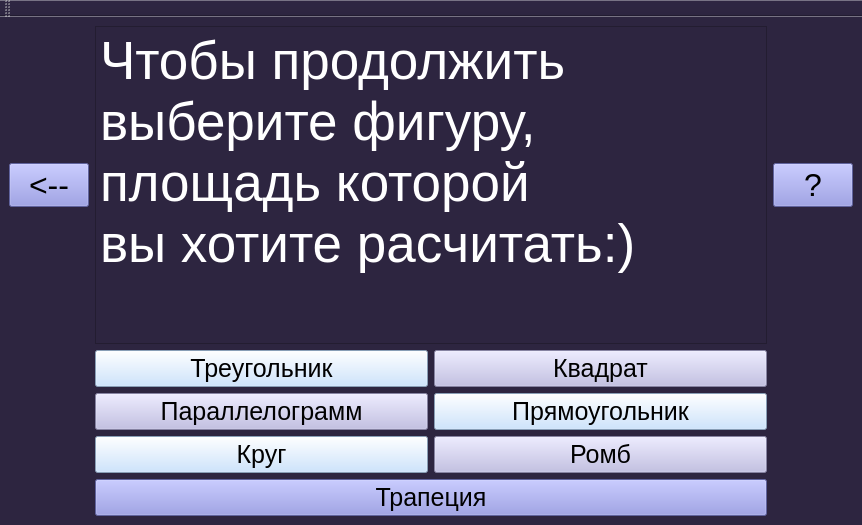
<?xml version="1.0" encoding="UTF-8"?>
<ui version="4.0">
 <class>MainWindow</class>
 <widget class="QMainWindow" name="MainWindow">
  <property name="geometry">
   <rect>
    <x>0</x>
    <y>0</y>
    <width>862</width>
    <height>525</height>
   </rect>
  </property>
  <property name="font">
   <font>
    <pointsize>17</pointsize>
   </font>
  </property>
  <property name="windowTitle">
   <string>MainWindow</string>
  </property>
  <property name="styleSheet">
   <string notr="true">background-color: rgb(45, 37, 64);</string>
  </property>
  <widget class="QWidget" name="centralwidget">
   <layout class="QGridLayout" name="gridLayout">
    <item row="1" column="1">
     <layout class="QGridLayout" name="gridLayout_3">
      <item row="1" column="0">
       <layout class="QGridLayout" name="gridLayout_2">
        <item row="2" column="0">
         <widget class="QPushButton" name="parallelogram">
          <property name="font">
           <font>
            <pointsize>19</pointsize>
           </font>
          </property>
          <property name="styleSheet">
           <string notr="true">background-color: rgb(187, 184, 227);</string>
          </property>
          <property name="text">
           <string>Параллелограмм</string>
          </property>
         </widget>
        </item>
        <item row="2" column="1">
         <widget class="QPushButton" name="rectangle">
          <property name="font">
           <font>
            <pointsize>19</pointsize>
           </font>
          </property>
          <property name="styleSheet">
           <string notr="true">background-color: rgb(191, 221, 255);</string>
          </property>
          <property name="text">
           <string>Прямоугольник</string>
          </property>
         </widget>
        </item>
        <item row="0" column="1">
         <widget class="QPushButton" name="square">
          <property name="font">
           <font>
            <pointsize>19</pointsize>
           </font>
          </property>
          <property name="styleSheet">
           <string notr="true">background-color: rgb(187, 184, 227);</string>
          </property>
          <property name="text">
           <string>Квадрат</string>
          </property>
         </widget>
        </item>
        <item row="0" column="0">
         <widget class="QPushButton" name="triangle">
          <property name="enabled">
           <bool>true</bool>
          </property>
          <property name="font">
           <font>
            <pointsize>19</pointsize>
           </font>
          </property>
          <property name="styleSheet">
           <string notr="true">background-color: rgb(191, 221, 255);</string>
          </property>
          <property name="text">
           <string>Треугольник</string>
          </property>
         </widget>
        </item>
        <item row="3" column="0">
         <widget class="QPushButton" name="circle">
          <property name="font">
           <font>
            <pointsize>19</pointsize>
           </font>
          </property>
          <property name="styleSheet">
           <string notr="true">background-color: rgb(191, 221, 255);</string>
          </property>
          <property name="text">
           <string>Круг</string>
          </property>
         </widget>
        </item>
        <item row="3" column="1">
         <widget class="QPushButton" name="rhombus">
          <property name="font">
           <font>
            <pointsize>19</pointsize>
           </font>
          </property>
          <property name="styleSheet">
           <string notr="true">background-color: rgb(187, 184, 227);</string>
          </property>
          <property name="text">
           <string>Ромб</string>
          </property>
         </widget>
        </item>
       </layout>
      </item>
     </layout>
    </item>
    <item row="0" column="0">
     <widget class="QPushButton" name="back">
      <property name="font">
       <font>
        <pointsize>24</pointsize>
       </font>
      </property>
      <property name="styleSheet">
       <string notr="true">
background-color: rgb(135, 139, 221);</string>
      </property>
      <property name="text">
       <string>&lt;--</string>
      </property>
     </widget>
    </item>
    <item row="0" column="2">
     <widget class="QPushButton" name="qestion">
      <property name="font">
       <font>
        <pointsize>24</pointsize>
       </font>
      </property>
      <property name="styleSheet">
       <string notr="true">background-color: rgb(135, 139, 221);</string>
      </property>
      <property name="text">
       <string>?</string>
      </property>
     </widget>
    </item>
    <item row="0" column="1">
     <widget class="QTextBrowser" name="textBrowser">
      <property name="font">
       <font>
        <pointsize>40</pointsize>
       </font>
      </property>
      <property name="styleSheet">
       <string notr="true"/>
      </property>
      <property name="html">
       <string>&lt;!DOCTYPE HTML PUBLIC &quot;-//W3C//DTD HTML 4.0//EN&quot; &quot;http://www.w3.org/TR/REC-html40/strict.dtd&quot;&gt;
&lt;html&gt;&lt;head&gt;&lt;meta name=&quot;qrichtext&quot; content=&quot;1&quot; /&gt;&lt;style type=&quot;text/css&quot;&gt;
p, li { white-space: pre-wrap; }
&lt;/style&gt;&lt;/head&gt;&lt;body style=&quot; font-family:'.AppleSystemUIFont'; font-size:40pt; font-weight:400; font-style:normal;&quot;&gt;
&lt;p style=&quot; margin-top:0px; margin-bottom:0px; margin-left:0px; margin-right:0px; -qt-block-indent:0; text-indent:0px;&quot;&gt;&lt;span style=&quot; color:#ffffff;&quot;&gt;Чтобы продолжить выберите фигуру, &lt;/span&gt;&lt;/p&gt;
&lt;p style=&quot; margin-top:0px; margin-bottom:0px; margin-left:0px; margin-right:0px; -qt-block-indent:0; text-indent:0px;&quot;&gt;&lt;span style=&quot; color:#ffffff;&quot;&gt;площадь которой &lt;/span&gt;&lt;/p&gt;
&lt;p style=&quot; margin-top:0px; margin-bottom:0px; margin-left:0px; margin-right:0px; -qt-block-indent:0; text-indent:0px;&quot;&gt;&lt;span style=&quot; color:#ffffff;&quot;&gt;вы хотите расчитать:)&lt;/span&gt;&lt;/p&gt;&lt;/body&gt;&lt;/html&gt;</string>
      </property>
     </widget>
    </item>
    <item row="2" column="1">
     <widget class="QPushButton" name="trapezoid">
      <property name="font">
       <font>
        <pointsize>19</pointsize>
       </font>
      </property>
      <property name="styleSheet">
       <string notr="true">background-color: rgb(135, 139, 221);</string>
      </property>
      <property name="text">
       <string>Трапеция</string>
      </property>
     </widget>
    </item>
   </layout>
  </widget>
  <widget class="QMenuBar" name="menubar">
   <property name="geometry">
    <rect>
     <x>0</x>
     <y>0</y>
     <width>862</width>
     <height>24</height>
    </rect>
   </property>
  </widget>
  <widget class="QToolBar" name="toolBar">
   <property name="windowTitle">
    <string>toolBar</string>
   </property>
   <attribute name="toolBarArea">
    <enum>TopToolBarArea</enum>
   </attribute>
   <attribute name="toolBarBreak">
    <bool>false</bool>
   </attribute>
  </widget>
 </widget>
 <resources/>
 <connections/>
</ui>
